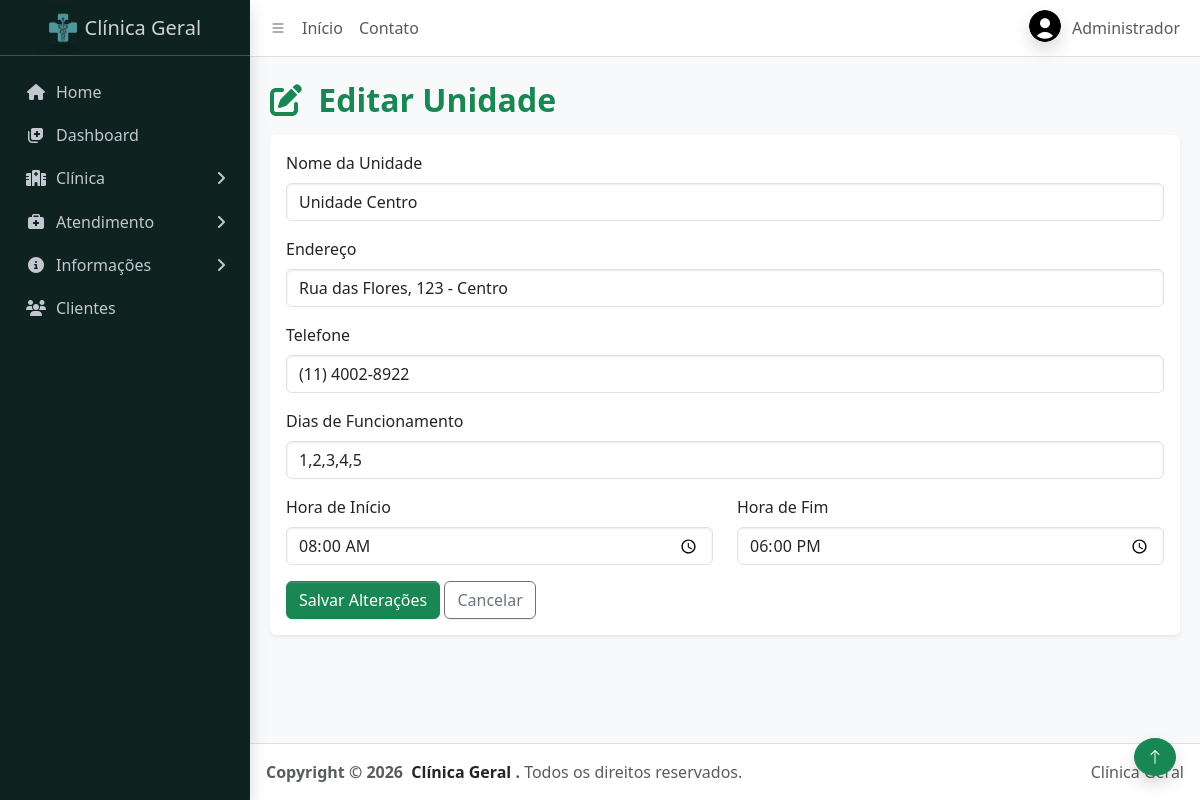
The app's page /admin/editar_unidade.php?id=1 (signed in) with its own data.
### tables this page shows
CREATE TABLE usuarios (
    id INT AUTO_INCREMENT PRIMARY KEY,

    nome VARCHAR(120) NOT NULL,
    cpf VARCHAR(14) UNIQUE NOT NULL,
    email VARCHAR(150) NOT NULL UNIQUE,
    telefone VARCHAR(20),

    cep VARCHAR(9),
    endereco VARCHAR(150),
    numero VARCHAR(10),
    bairro VARCHAR(100),
    cidade VARCHAR(100),
    estado CHAR(2),

    foto VARCHAR(255) DEFAULT 'assets/img/padrao.png',

    senha VARCHAR(255) NOT NULL,
    tipo ENUM('admin','cliente') NOT NULL DEFAULT 'cliente',

    criado_em TIMESTAMP DEFAULT CURRENT_TIMESTAMP
);

CREATE TABLE unidades (
    id INT AUTO_INCREMENT PRIMARY KEY,
    nome VARCHAR(120) NOT NULL,
    endereco VARCHAR(200) NOT NULL,
    telefone VARCHAR(30) NOT NULL,
    horario VARCHAR(100) NOT NULL,

    dias_funcionamento VARCHAR(20) NOT NULL DEFAULT '1,2,3,4,5',
    hora_inicio TIME NOT NULL DEFAULT '08:00:00',
    hora_fim TIME NOT NULL DEFAULT '17:00:00',

    status ENUM('ativo','inativo') NOT NULL DEFAULT 'ativo',
    criado_em TIMESTAMP DEFAULT CURRENT_TIMESTAMP
);

### auth/funcs.php (called while the page is built, shortened)
<?php
function url_path(string $relativePath): string
{
    return '/ClinicaPHP/' . ltrim($relativePath, '/');
}
function foto_usuario_url(?string $foto): string
{
    $caminhoFoto = $foto ?: 'assets/img/padrao.png';
    $url = url_path($caminhoFoto);
    $arquivoFoto = __DIR__ . '/../' . ltrim($caminhoFoto, '/');
    if (is_file($arquivoFoto)) {
        $url .= '?v=' . filemtime($arquivoFoto);
    }
    return $url;
}
function usuario_logado(): bool
{
    return !empty($_SESSION['usuario_id']);
 }
function usuario(): array
{
    return [
        'id' => $_SESSION['usuario_id'] ?? null,
        'nome' => $_SESSION['nome'] ?? '',
        'tipo' => $_SESSION['tipo'] ?? '',
        'foto' => $_SESSION['foto'] ?? '',
    ];
}
function is_admin(): bool
{
    return usuario_logado() && ($_SESSION['tipo'] ?? '') === 'admin';
}
function esc(string $valor): string
{
    return htmlspecialchars($valor, ENT_QUOTES, 'UTF-8');
}

### database/usuarios/usuario_funcs.php (called while the page is built, shortened)
<?php
require_once __DIR__ . '/../conexao.php';
function buscar_usuario_por_id(int $id): ?array
{
    global $conexao;
    $sql = 'SELECT * FROM usuarios WHERE id = :id LIMIT 1';
    $stmt = $conexao->prepare($sql);
    $stmt->execute([
        'id' => $id
    ]);
    $usuario = $stmt->fetch(PDO::FETCH_ASSOC);
    return $usuario ?: null;
}

### database/unidades/unidades_funcs.php (called while the page is built, shortened)
<?php
require_once __DIR__ . '/../conexao.php';
function buscar_unidade_por_id(int $id): ?array
{
    global $conexao;
    $sql = "SELECT id, nome, endereco, telefone, horario, dias_funcionamento, hora_inicio, hora_fim, status
            FROM unidades
            WHERE id = :id
            LIMIT 1";
    $stmt = $conexao->prepare($sql);
    $stmt->execute(['id' => $id]);
    $unidade = $stmt->fetch(PDO::FETCH_ASSOC);
    return $unidade ?: null;
}

### admin/editar_unidade.php (the view, shortened to what this page needs)
<?php
require_once __DIR__ . '/../database/unidades/unidades_funcs.php';
$id = filter_input(INPUT_GET, 'id', FILTER_VALIDATE_INT);
$unidade = buscar_unidade_por_id($id);
require_once __DIR__ . '/../partials/header.php';
?>
<main class="app-main">
    <div class="app-content mt-4">
        <div class="container">
            <h2 class="fw-bold text-success mb-3">
                <i class="fas fa-edit me-2"></i>
                Editar Unidade
            </h2>
            <div class="card shadow-sm border-0">
                <div class="card-body">
                    <form action="<?= esc(url_path('database/unidades/atualizar_unidade.php')) ?>" method="POST">
                        <div class="mb-3">
                            <label class="form-label">Nome da Unidade</label>
                            <input
                                type="text"
                                name="nome"
                                class="form-control"
                                value="<?= esc($unidade['nome']) ?>"
                                required>
                        </div>
                        <div class="mb-3">
                            <label class="form-label">Endereço</label>
                            <input
                                type="text"
                                name="endereco"
                                class="form-control"
                                value="<?= esc($unidade['endereco']) ?>"
                                required>
                        </div>
                        <div class="mb-3">
                            <label class="form-label">Telefone</label>
                            <input
                                type="text"
                                name="telefone"
                                class="form-control"
                                value="<?= esc($unidade['telefone']) ?>"
                                required>
                        </div>
                        <div class="mb-3">
                            <label class="form-label">Dias de Funcionamento</label>
                            <input
                                type="text"
                                name="dias_funcionamento"
                                class="form-control"
                                value="<?= esc((string) ($unidade['dias_funcionamento'] ?? '1,2,3,4,5')) ?>"
                                placeholder="Ex.: 1,2,3,4,5">
                        </div>
                        <div class="row">
                            <div class="col-md-6 mb-3">
                                <label class="form-label">Hora de Início</label>
                                <input
                                    type="time"
                                    name="hora_inicio"
                                    class="form-control"
                                    value="<?= esc(substr((string) ($unidade['hora_inicio'] ?? '08:00:00'), 0, 5)) ?>">
                            </div>
                            <div class="col-md-6 mb-3">
                                <label class="form-label">Hora de Fim</label>
                                <input
                                    type="time"
                                    name="hora_fim"
                                    class="form-control"
                                    value="<?= esc(substr((string) ($unidade['hora_fim'] ?? '17:00:00'), 0, 5)) ?>">
                            </div>
                        </div>
                        <button type="submit" class="btn btn-success">
                            Salvar Alterações
                        </button>
                        <a href="<?= esc(url_path('admin/unidades.php')) ?>" class="btn btn-outline-secondary">
                            Cancelar
                        </a>
                    </form>
                </div>
            </div>
        </div>
    </div>
</main>
<?php require_once __DIR__ . '/../partials/footer.php'; ?>

### partials/header.php (shortened to what this page needs)
<?php
require_once __DIR__ . '/../auth/funcs.php';
require_once __DIR__ . '/../database/usuarios/usuario_funcs.php';
$usuario = usuario();
if (usuario_logado()) {
    $usuarioAtualizado = buscar_usuario_por_id((int) $usuario['id']);
    if ($usuarioAtualizado) {
        $usuario = usuario();
    }
}
$fotoPerfil = 'assets/img/padrao.png';
if (
    usuario_logado() &&
    isset($usuario['foto']) &&
    !empty($usuario['foto'])
) {
    $fotoPerfil = $usuario['foto'];
}
?>
<!DOCTYPE html>
<html lang="pt-br">
<head>
    <link rel="stylesheet" href="<?= esc(url_path('css/adminlte.css')) ?>">
    <link rel="stylesheet" href="<?= esc(url_path('css/meucss.css')) ?>">
    <link rel="stylesheet" href="https://cdn.jsdelivr.net/npm/@fontsource/source-sans-3@5.0.12/index.css">
    <link rel="stylesheet" href="https://cdn.jsdelivr.net/npm/overlayscrollbars@2.11.0/styles/overlayscrollbars.min.css">
    <link rel="stylesheet" href="https://cdn.jsdelivr.net/npm/bootstrap-icons@1.13.1/font/bootstrap-icons.min.css">
    <link href="https://cdn.jsdelivr.net/npm/bootstrap@5.3.3/dist/css/bootstrap.min.css" rel="stylesheet">
    <link rel="stylesheet" href="https://cdnjs.cloudflare.com/ajax/libs/font-awesome/6.5.1/css/all.min.css">
</head>
<body class="layout-fixed sidebar-expand-lg sidebar-open bg-body-tertiary">
    <div class="app-wrapper">
        <nav class="app-header navbar navbar-expand bg-body">
            <div class="container-fluid">
                <ul class="navbar-nav">
                    <li class="nav-item">
                        <a class="nav-link" data-lte-toggle="sidebar" href="#" role="button">
                            <i class="bi bi-list"></i>
                        </a>
                    </li>
                    <li class="nav-item d-none d-md-block">
                        <a href="<?= esc(url_path('paginas/index.php')) ?>" class="nav-link">Início</a>
                    </li>
                    <li class="nav-item d-none d-md-block">
                        <a href="<?= esc(url_path('paginas/contato.php')) ?>" class="nav-link">Contato</a>
                    </li>
                </ul>
                <ul class="navbar-nav ms-auto">
                    <li class="nav-item dropdown user-menu">
                        <a href="#" class="nav-link dropdown-toggle" data-bs-toggle="dropdown">
                            <img src="<?= esc(foto_usuario_url($fotoPerfil)) ?>" class="user-image rounded-circle shadow" alt="Foto do usuário">
                            <span class="d-none d-md-inline">
                                <?= usuario_logado() ? esc($usuario['nome']) : 'Usuário' ?>
                            </span>
                        </a>
                    </li>
                </ul>
            </div>
        </nav>
        <aside class="app-sidebar cg-bg-primaria shadow" data-bs-theme="dark">
            <div class="sidebar-brand">
                <a href="<?= esc(url_path('paginas/index.php')) ?>" class="brand-link">
                    <img src="<?= esc(url_path('assets/img/logo-clinica.png')) ?>" alt="Clinica Logo" class="brand-image opacity-10 shadow">
                    <span class="brand-text fw-light">Clínica Geral</span>
                </a>
            </div>
            <div class="sidebar-wrapper">
                <nav class="mt-2">
                    <ul class="nav sidebar-menu flex-column" data-lte-toggle="treeview" role="navigation" data-accordion="false" id="navigation">
                        <li class="nav-item">
                            <a href="<?= esc(url_path('paginas/index.php')) ?>" class="nav-link">
                                <i class="nav-icon fas fa-home"></i>
                                <p>Home</p>
                            </a>
                        </li>
                        <?php if (is_admin()): ?>
                            <li class="nav-item">
                                <a href="<?= esc(url_path('admin/dashboard.php')) ?>" class="nav-link">
                                    <i class="nav-icon fas fa-notes-medical"></i>
                                    <p>Dashboard</p>
                                </a>
                            </li>
                        <?php endif; ?>
                        <li class="nav-item">
                            <a href="#" class="nav-link">
                                <i class="nav-icon fas fa-hospital"></i>
                                <p>
                                    Clínica
                                </p>
                            </a>
                        </li>
                        <li class="nav-item">
                            <a href="#" class="nav-link">
                                <i class="nav-icon fas fa-briefcase-medical"></i>
                                <p>
                                    Atendimento
                                </p>
                            </a>
                        </li>
                        <li class="nav-item">
                            <a href="#" class="nav-link">
                                <i class="nav-icon fas fa-circle-info"></i>
                                <p>
                                    Informações
                                </p>
                            </a>
                        </li>
                        <li class="nav-item">
                            <a href="<?= esc(url_path('paginas/clientes.php')) ?>" class="nav-link">
                                <i class="nav-icon fas fa-users"></i>
                                <p>Clientes</p>
                            </a>
                        </li>
                    </ul>
                </nav>
            </div>
        </aside>

### css/meucss.css (style rules this page uses)
:root { --cg-azul-turquesa: #0e221f; --cg-ciano: #68b8b4; }
.cg-bg-primaria { background-color: var(--cg-azul-turquesa) !important; }

### records on screen
usuarios: foto (picture), nome "Administrador"
unidades: nome "Unidade Centro", endereco "Rua das Flores, 123 - Centro", telefone "(11) 4002-8922", dias_funcionamento "1,2,3,4,5", hora_inicio "08:00", hora_fim "18:00"
